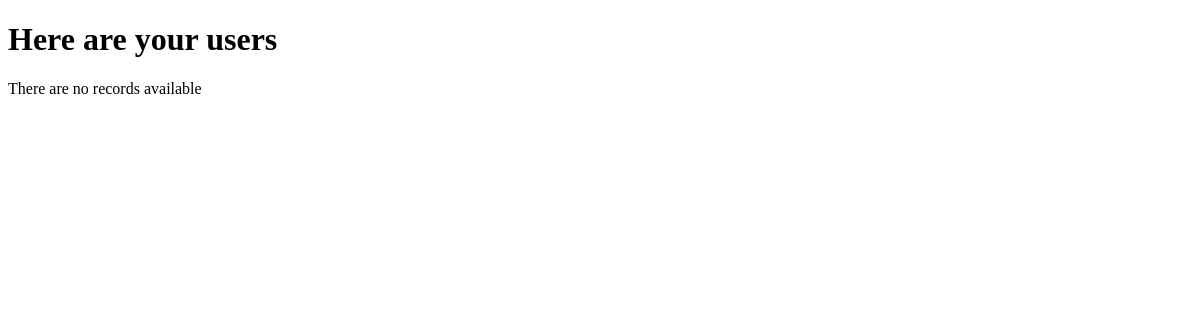
The app's page /users/, older data.
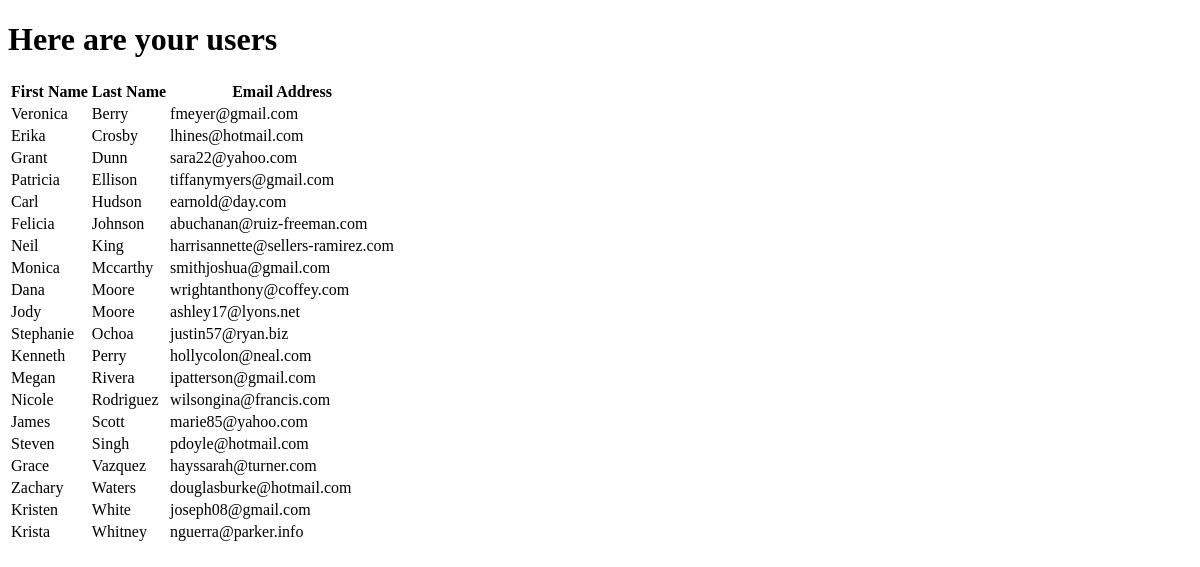
The same page, newer data.
### AppTwo/models.py (models this page shows, shortened)
class User(models.Model):
    first_name = models.CharField(max_length=50)
    last_name = models.CharField(max_length=50)
    email = models.EmailField()

### AppTwo/views.py (the view)
# urls.py: url(r'^users/', views.users, name='users')
def users(request):
    user = User.objects.order_by('last_name')
    user_dict={'user_record':user}
    return render(request,'apptwo/users.html', context=user_dict)

### templates/apptwo/users.html (shortened to what this page needs)
<!DOCTYPE html>
{% load static %}
<html lang="en" dir="ltr">
  <head>
  </head>
  <body>
    <h1>Here are your users</h1>
    {% if user_record %}
    <table>
      <thead>
        <th>First Name</th>
        <th>Last Name</th>
        <th>Email Address</th>
      </thead>
      {% for item in user_record %}
      <tr>
        <td>{{item.first_name}}</td>
        <td>{{item.last_name}}</td>
        <td>{{item.email}}</td>
      </tr>
      {%endfor%}
    </table>
    {%else%}
    <p>There are no records available</p>
    {%endif%}
  </body>
</html>

Row changes from the older to the newer data that the page shows:
added User: first_name "Veronica", last_name "Berry", email "fmeyer@gmail.com"
added User: first_name "Erika", last_name "Crosby", email "lhines@hotmail.com"
added User: first_name "Grant", last_name "Dunn", email "sara22@yahoo.com"
added User: first_name "Patricia", last_name "Ellison", email "tiffanymyers@gmail.com"
added User: first_name "Carl", last_name "Hudson", email "earnold@day.com"
added User: first_name "Felicia", last_name "Johnson", email "abuchanan@ruiz-freeman.com"
added User: first_name "Neil", last_name "King", email "harrisannette@sellers-ramirez.com"
added User: first_name "Monica", last_name "Mccarthy", email "smithjoshua@gmail.com"
added User: first_name "Dana", last_name "Moore", email "wrightanthony@coffey.com"
added User: first_name "Jody", last_name "Moore", email "ashley17@lyons.net"
added User: first_name "Stephanie", last_name "Ochoa", email "justin57@ryan.biz"
added User: first_name "Kenneth", last_name "Perry", email "hollycolon@neal.com"
added User: first_name "Megan", last_name "Rivera", email "ipatterson@gmail.com"
added User: first_name "Nicole", last_name "Rodriguez", email "wilsongina@francis.com"
added User: first_name "James", last_name "Scott", email "marie85@yahoo.com"
added User: first_name "Steven", last_name "Singh", email "pdoyle@hotmail.com"
added User: first_name "Grace", last_name "Vazquez", email "hayssarah@turner.com"
added User: first_name "Zachary", last_name "Waters", email "douglasburke@hotmail.com"
added User: first_name "Kristen", last_name "White", email "joseph08@gmail.com"
added User: first_name "Krista", last_name "Whitney", email "nguerra@parker.info"
Text that changed along with them:
text no longer shown: "There are no records available"
text now shown: "First Name Last Name Email Address"
